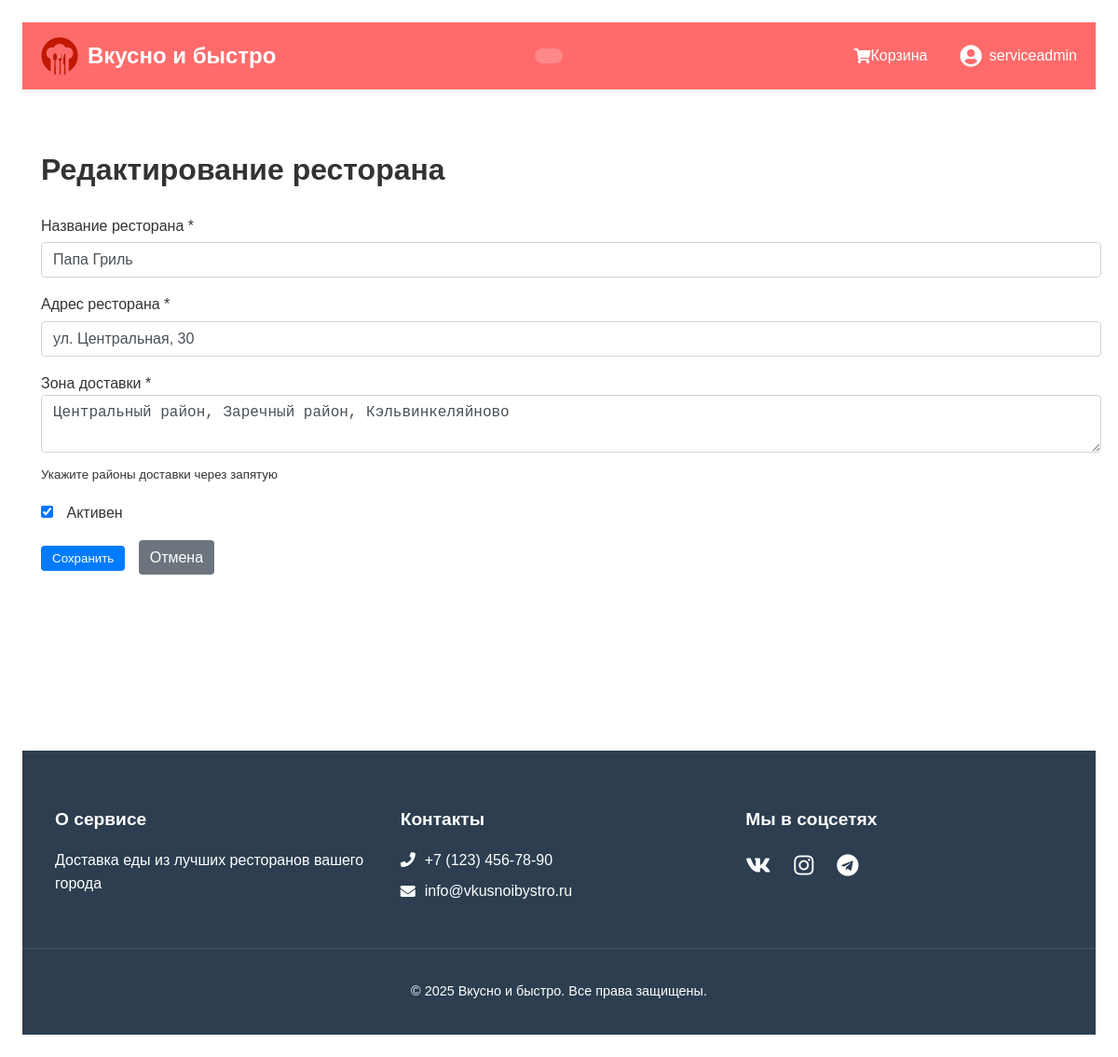
The app's page /admin/edit_restaurant.php?id=1 (signed in) with its own data.
### tables this page shows
CREATE TABLE `restaurants` (
  `id` int(11) NOT NULL,
  `name` varchar(100) NOT NULL,
  `address` varchar(255) NOT NULL,
  `delivery_area` varchar(255) NOT NULL,
  `is_active` tinyint(1) DEFAULT 1
);

### admin/edit_restaurant.php (the view, shortened to what this page needs)
<?php
require_once '../includes/config.php';
$restaurant_id = isset($_GET['id']) ? intval($_GET['id']) : 0;
$restaurant = [];
if ($restaurant_id > 0) {
    $stmt = $conn->prepare("SELECT * FROM restaurants WHERE id = ?");
    $stmt->bind_param("i", $restaurant_id);
    $stmt->execute();
    $result = $stmt->get_result();
    $restaurant = $result->fetch_assoc();
}
include '../includes/header2.php';
?>
<h1><?php echo $restaurant_id > 0 ? 'Редактирование ресторана' : 'Добавление ресторана'; ?></h1>
<form method="POST">
    <div class="form-group">
        <label for="name">Название ресторана *</label>
        <input type="text" class="form-control" id="name" name="name"
               value="<?php echo isset($restaurant['name']) ? htmlspecialchars($restaurant['name']) : ''; ?>" required>
    </div>
    <div class="form-group">
        <label for="address">Адрес ресторана *</label>
        <input type="text" class="form-control" id="address" name="address"
               value="<?php echo isset($restaurant['address']) ? htmlspecialchars($restaurant['address']) : ''; ?>" required>
    </div>
    <div class="form-group">
        <label for="delivery_area">Зона доставки *</label>
        <textarea class="form-control" id="delivery_area" name="delivery_area" required><?php
            echo isset($restaurant['delivery_area']) ? htmlspecialchars($restaurant['delivery_area']) : '';
        ?></textarea>
        <small class="form-text text-muted">Укажите районы доставки через запятую</small>
    </div>
    <div class="form-group form-check">
        <input type="checkbox" class="form-check-input" id="is_active" name="is_active"
               <?php echo (isset($restaurant['is_active']) && $restaurant['is_active']) ? 'checked' : ''; ?>>
        <label class="form-check-label" for="is_active">Активен</label>
    </div>
    <button type="submit" class="btn btn-primary">Сохранить</button>
    <a href="service.php" class="btn btn-secondary">Отмена</a>
</form>
<?php include '../includes/footer.php'; ?>

### style.css (style rules this page uses)
body { font-family: Arial, sans-serif; line-height: 1.6; margin: 0; padding: 2%; color: #333; }
form { margin: 20px 0; }
input, select, button { padding: 8px; margin: 5px 0; }
button { background: #4CAF50; color: white; border: none; cursor: pointer; }
.form-group { margin-bottom: 1rem; }
.form-control { display: block; width: 100%; padding: 0.375rem 0.75rem; margin-bottom: 10px; font-size: 1rem; line-height: 1.5; color: #495057; background-color: #fff; border: 1px solid #ced4da; border-radius: 0.25rem; }
.form-check-input { margin-right: 10px; }
.btn { display: inline-block; padding: 6px 12px; margin-right: 10px; border-radius: 4px; text-decoration: none; cursor: pointer; }
.btn-primary { color: #fff; background-color: #007bff; border-color: #007bff; }
.btn-secondary { color: #fff; background-color: #6c757d; border-color: #6c757d; }

### records on screen
restaurants: name "Папа Гриль", address "ул. Центральная, 30", delivery_area "Центральный район, Заречный район, Кэльвинкеляйново", is_active "☑"

### other values on screen
$_SESSION['username'] "serviceadmin"
